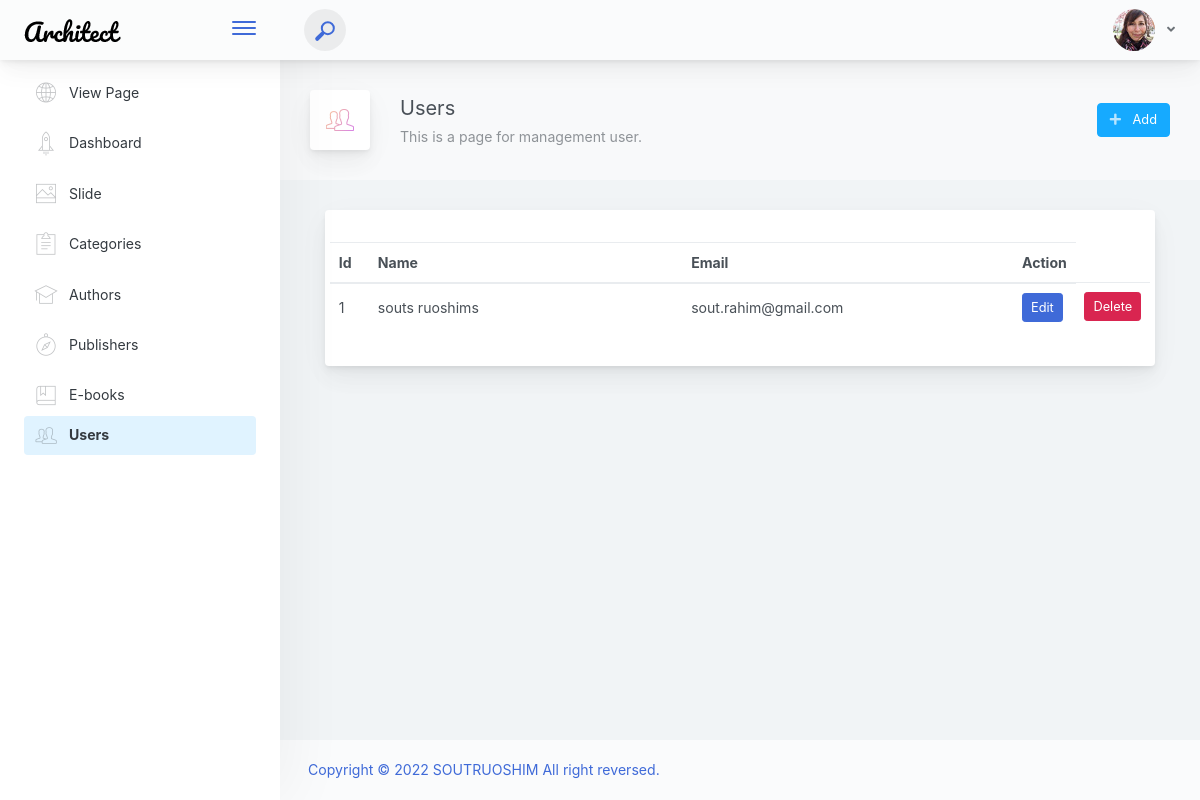
The app's page /admin/user/user.php, older data.
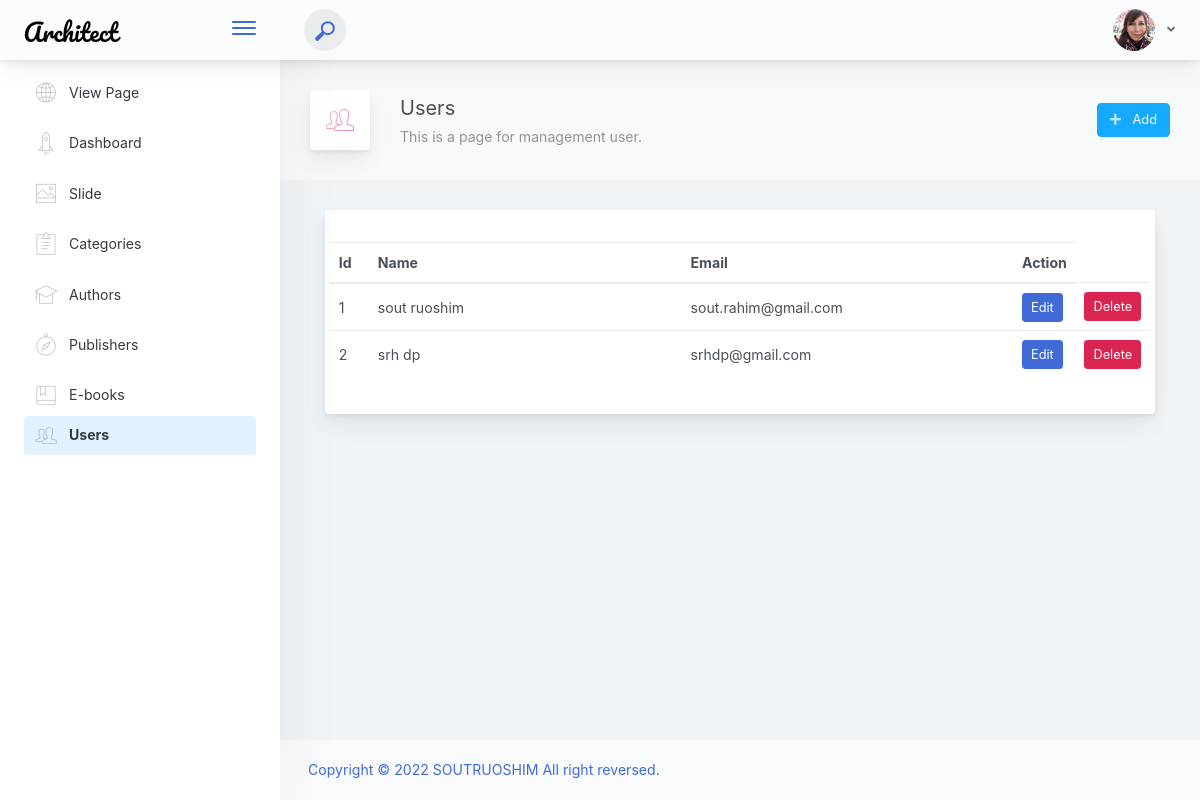
The same page, newer data.
### tables this page shows
CREATE TABLE IF NOT EXISTS `users` (
  `id` bigint(20) UNSIGNED NOT NULL AUTO_INCREMENT,
  `firstname` varchar(191) DEFAULT NULL,
  `lastname` varchar(191) DEFAULT NULL,
  `email` varchar(191) NOT NULL,
  `password` varchar(191) NOT NULL,
  `created_at` timestamp NULL DEFAULT CURRENT_TIMESTAMP,
  `updated_at` timestamp NULL DEFAULT NULL,
  PRIMARY KEY (`id`),
  UNIQUE KEY `users_email_unique` (`email`)
);

### config/Database.php (called while the page is built, shortened)
<?php
    class database{
        private $servername = SERVER_NAME;
        private $username = USER_NAME;
        private $password= DB_PASSWORD;
        private $dbname= DB_NAME;
        private $mysqli='';
        public function __construct(){
            $this->mysqli = new mysqli($this->servername,$this->username,$this->password,$this->dbname);
        }
        public function select($table,$rows="*",$where = null){
            if ($where != null) {
                $sql="SELECT $rows FROM $table WHERE $where";
            }else{
                $sql="SELECT $rows FROM $table";
            }
            $this->sql = $result = $this->mysqli->query($sql);
        }
    }
?>

### admin/user/user.php (the view, shortened to what this page needs)
<?php
   include("../inc/header.php");
   include(__DIR__ . "/../../config/database.php");
?>
<div class="app-page-title">
    <div class="page-title-wrapper">
        <div class="page-title-heading">
            <div class="page-title-icon">
                <i class="pe-7s-users icon-gradient bg-mean-fruit">
                </i>
            </div>
            <div>Users
                <div class="page-title-subheading">This is a page for management user.
                </div>
            </div>
        </div>
        <div class="page-title-actions">
            <div class="d-inline-block dropdown">
                <a type="button" class="btn-shadow btn btn-info" href="../user/add_user.php" >
                    <span class="btn-icon-wrapper pr-2 opacity-7">
                        <i class="fa fa-plus fa-w-20"></i>
                    </span>
                    Add
                </a>
            </div>
        </div>
    </div>
</div>
            <div class="content-wrap">
                <div class="container-fluid">
                <div class="main-card mb-3 card">
                 <div class="card-body"><h5 class="card-title"></h5>
                <div class="row">
                        <div class="col-md-12 p-0">
                            <table class="table">
                                <thead>
                                    <tr>
                                        <th scope="col" width="5%">Id</th>
                                        <th scope="col" width="45%">Name</th>
                                        <th scope="col" width="45%">Email</th>
                                        <th scope="col" width="5%">Action</th>
                                    </tr>
                                </thead>
                                <tbody>
                                    <?php
                                        $b = new database();
                                        $b->select("users","*");
                                        $result = $b->sql;
                                    ?>
                                    <?php while ($row = mysqli_fetch_assoc($result)) { ?>
                                        <tr>
                                            <td><?php echo $row['id']; ?></td>
                                            <td><?php echo $row['firstname'].' '.$row['lastname']; ?></td>
                                            <td><?php echo $row['email']; ?></td>
                                            <td>
                                                <a href="edit_user.php?id=<?php echo $row['id']; ?>" type="button" class="btn btn-primary btn-sm">Edit</a>
                                            </td>
                                            <td>
                                                <form method="POST" action="queries/delete_user.php">
                                                    <input type="submit" class="btn btn-danger btn-sm" name="submit" value="Delete">
                                                </form>
                                            </td>
                                        </tr>
                                    <?php } ?>
                              </tbody>
                            </table>
                        </div>
                    </div>
                </div>
                </div>
                </div>
            </div>
<?php
   include("../inc/footer.php");
?>

Row changes from the older to the newer data that the page shows:
changed users "sout.rahim@gmail.com": firstname "souts" → "sout"; lastname "ruoshims" → "ruoshim"
added users: id "2", firstname "srh", lastname "dp", email "srhdp@gmail.com"
